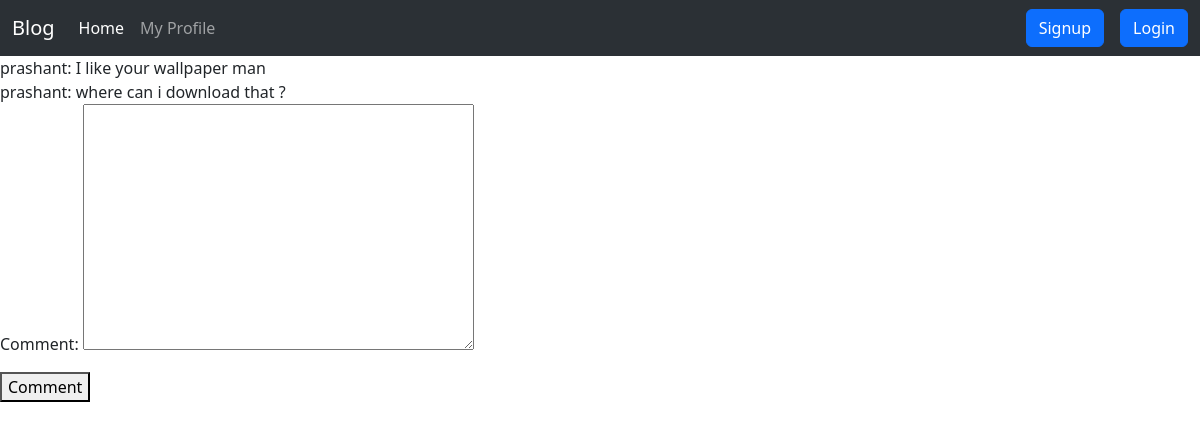
The app's page /post/comment/2/ (signed in), older data.
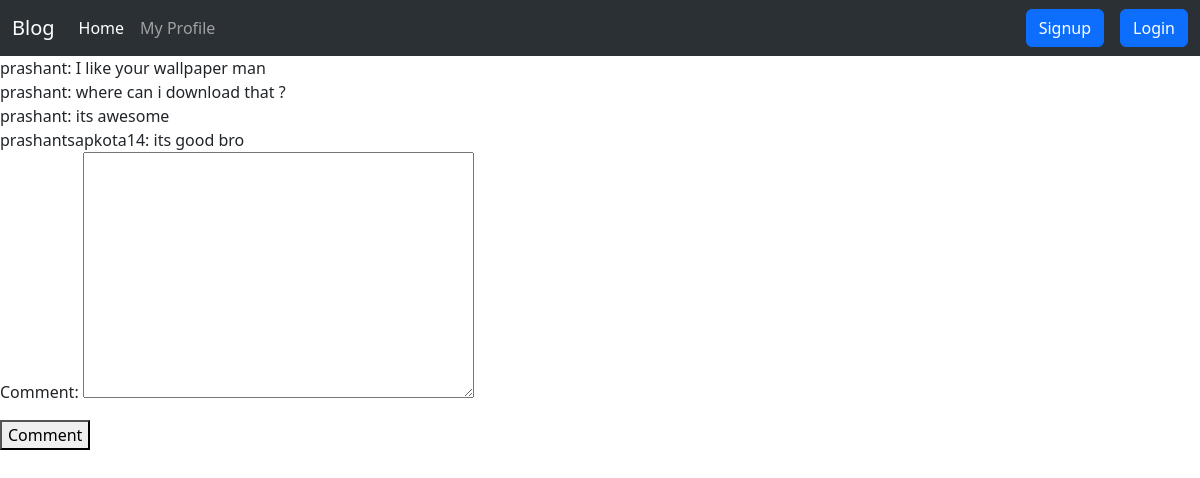
The same page, newer data.
### Post/models.py (models this page shows, shortened)
class commentofpost(models.Model):
    post=models.ForeignKey(Postathomepage,on_delete=models.CASCADE,related_name='comments')
    user = models.ForeignKey(User, on_delete=models.CASCADE)
    comment=models.TextField()

### Post/views.py (the view)
# urls.py: path('comment/<int:id>/',commentview,name='comment'),
@login_required
def commentview(request,id):
    if request.method=='POST':
        newform = commentform(request.POST)
        if newform.is_valid():
            commentobj = newform.save(commit=False)
            post = Postathomepage.objects.get(id=id)
            commentobj.post = post
            commentobj.user = request.user
            commentobj.save()
    else:
        post = Postathomepage.objects.get(id=id)
        commentobj=post.comments.all()
        form = commentform()
        return render(request,'comment.html',{'commentobj':commentobj,'form':form})
    return redirect('homepage')

### Post/forms.py
class commentform(forms.ModelForm):
    class Meta:
        model = commentofpost
        fields = ['comment']

### Post/templates/comment.html (shortened to what this page needs)
{% extends 'layout.html' %}
{% block content %}
{% for i  in commentobj %}
 {{i.user.username}}: {{i.comment}}<br>
{% endfor %}
<form method='POST'>
{{form.as_p}}
<button type="submit">Comment</button>
</form>
{% endblock content %}

Row changes from the older to the newer data that the page shows:
added commentofpost: user.username "prashant", comment "its awesome"
added commentofpost: user.username "prashantsapkota14", comment "its good bro"
